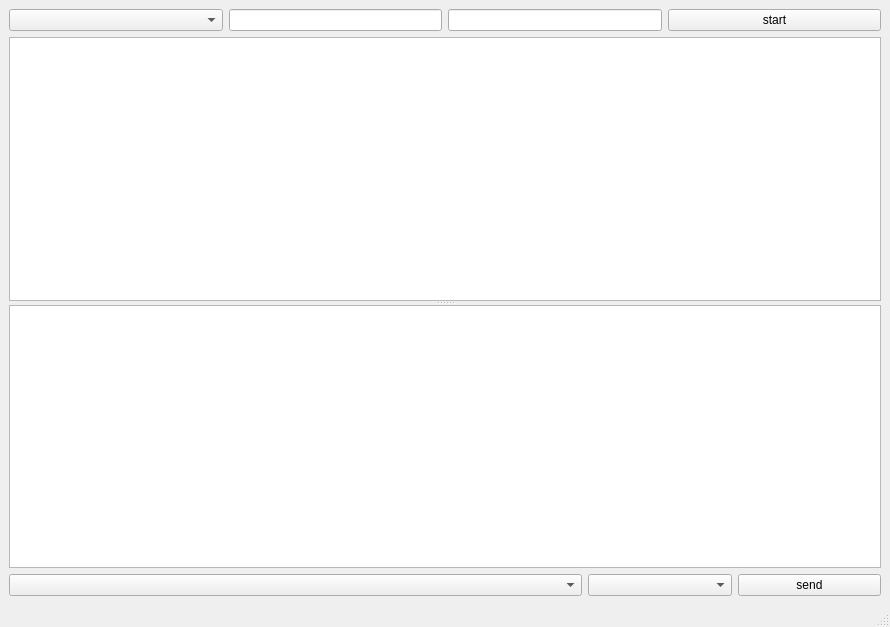
<?xml version="1.0" encoding="UTF-8"?>
<ui version="4.0">
 <class>MainWindow</class>
 <widget class="QMainWindow" name="MainWindow">
  <property name="geometry">
   <rect>
    <x>0</x>
    <y>0</y>
    <width>890</width>
    <height>627</height>
   </rect>
  </property>
  <property name="windowTitle">
   <string>MainWindow</string>
  </property>
  <widget class="QWidget" name="centralwidget">
   <layout class="QGridLayout" name="gridLayout">
    <item row="0" column="0">
     <layout class="QVBoxLayout" name="verticalLayout">
      <item>
       <layout class="QHBoxLayout" name="horizontalLayout" stretch="1,1,1,1">
        <item>
         <widget class="QComboBox" name="tooltype"/>
        </item>
        <item>
         <widget class="QLineEdit" name="lineEdit"/>
        </item>
        <item>
         <widget class="QLineEdit" name="lineEdit_2"/>
        </item>
        <item>
         <widget class="QPushButton" name="startbutton">
          <property name="text">
           <string>start</string>
          </property>
         </widget>
        </item>
       </layout>
      </item>
      <item>
       <widget class="QSplitter" name="splitter">
        <property name="orientation">
         <enum>Qt::Vertical</enum>
        </property>
        <widget class="QTextEdit" name="textEdit"/>
        <widget class="QTextEdit" name="textEdit_2"/>
       </widget>
      </item>
      <item>
       <layout class="QHBoxLayout" name="horizontalLayout_2" stretch="4,1,1">
        <item>
         <widget class="QComboBox" name="msglog"/>
        </item>
        <item>
         <widget class="QComboBox" name="tooltypemsg"/>
        </item>
        <item>
         <widget class="QPushButton" name="sendbutton">
          <property name="text">
           <string>send</string>
          </property>
         </widget>
        </item>
       </layout>
      </item>
     </layout>
    </item>
   </layout>
  </widget>
  <widget class="QMenuBar" name="menubar">
   <property name="geometry">
    <rect>
     <x>0</x>
     <y>0</y>
     <width>890</width>
     <height>21</height>
    </rect>
   </property>
  </widget>
  <widget class="QStatusBar" name="statusbar"/>
 </widget>
 <resources/>
 <connections/>
</ui>
